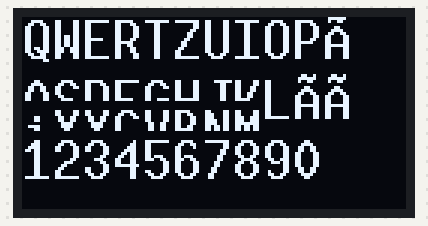
The sketch below on a simulated Arduino Uno, built with avr-gcc and run on an emulated ATmega328P. On the bench: 128×64 one-colour display.

Above: at 0.3 s.

The sketch:

frame_klasse.ino
```cpp
#include <Arduino.h>
#include "frame.hpp"
#include "testframe.hpp"
#include "mainframe.hpp"

Frame *frame;
float temp = 11.2;

void setup(void)
{
   frame = new TestFrame();
   frame->init();
   //kommen die Werte von Sensor.
   //frame->setTemperatur(15.2);
   //frame->setFeuchtigkeit(45);
   //frame->setLuftdruck(1000);

}

void loop(void)
{
  // picture loop
   frame->clear();

   //frame->setTemperatur(temp);

   frame->draw();

   temp += 0.2;

   delay(2000);
}
```

frame.cpp
```cpp
#include "frame.hpp"

//U8G2_SSD1306_128X64_NONAME_F_HW_I2C u8g2(U8G2_R0, /* reset=*/ U8X8_PIN_NONE);

Frame :: Frame()
 : changed(true)
{
   clU8g2 = new U8G2_SSD1306_128X64_NONAME_F_HW_I2C(U8G2_R0, /* reset=*/ U8X8_PIN_NONE);
   clU8g2->begin();
}

Frame :: ~Frame()
{
   delete clU8g2;
}

void Frame :: init()
{
   changed = true;
   // clU8g2->setFont(u8g2_font_6x10_mf);
   clU8g2->setFont(u8g2_font_10x20_mf);
   //clU8g2->setFont(u8g2_font_10x20_t_arabic);

   clU8g2->setFontRefHeightExtendedText();
   clU8g2->setDrawColor(1);
   clU8g2->setFontPosTop();
   clU8g2->setFontDirection(0);
}

void Frame :: clear()
{
   changed = true;
   clU8g2->clearBuffer();
}

void Frame :: draw()
{
   if (!changed)
      return;

   clear();
   paint();
   clU8g2->sendBuffer();

   changed = false;
}

void Frame :: paint()
{
   clU8g2->drawStr(0, 0, "Hello, new World!");
}
```

frame.hpp
```cpp
#ifndef __frame__
#define __frame__

#include <U8g2lib.h>

#ifdef U8X8_HAVE_HW_I2C
#include <Wire.h>
#endif

class Frame
{
public:
   Frame();
virtual
  ~Frame();

virtual void
   init();

virtual void
   clear();

virtual void
   draw();

protected:

U8G2_SSD1306_128X64_NONAME_F_HW_I2C *
   clU8g2;

virtual void
   paint();

bool
   changed;

};

#endif
```

keyboardframe.cpp
```cpp
#include "keyboardframe.hpp"

void KeyboardFrame :: paint()
{

}
```

keyboardframe.hpp
```cpp
#ifndef __keyboardframe__
#define __keyboardframe__

#include "frame.hpp"

class KeyboardFrame
 : public Frame
{

protected:
virtual void
   paint();

};

#endif
```

mainframe.cpp
```cpp
#include "mainframe.hpp";

MainFrame :: MainFrame()
 : clTemperatur(0),
   clFeuchtigkeit(0),
   clLuftdruck(0)
{
  //get Methode für Zeit, muss für ganze Feld extera initialisiert werden.
   for (unsigned int i = 0; i < MAXLENZEIT; ++i)
   {
      clZeit[i] = 0;
   }
}

MainFrame :: ~MainFrame()
{
}

//set Methode, es ist ein Feld und das gesamte Feld muss kopiert werden.
void MainFrame :: setZeit
 (
   const char zeit[]
 )
{
  for(int i = 0; i < MAXLENZEIT; ++i)
  {
    clZeit[i] = zeit[i];
  }
}

void MainFrame :: paint()
{
   //clU8g2->setFont(u8g2_font_unifont_t_arabic);

   clU8g2->drawLine(0, 30, 127,30);
   clU8g2->drawLine(0, 45, 127,45);
   clU8g2->drawLine(127/2, 30, 127/2,64);

   clU8g2->drawFrame(0,0,127,63);
   clU8g2->setFont(u8g2_font_10x20_mf);
  //Interger zu String umwandeln.
   char dummy[10];
   sprintf(dummy, "%3.1f °C", clTemperatur);

   clU8g2->drawUTF8(10,10, dummy);

   clU8g2->setFont(u8g2_font_6x10_mf);
   //2d zwei stellen interger zahl.
   sprintf(dummy, "%2d %%", clFeuchtigkeit);
   clU8g2->drawUTF8(69, 50, dummy);

   clU8g2->setFont(u8g2_font_6x10_mf);
   clU8g2->drawUTF8(69, 35, "Hallo");

   clU8g2->setFont(u8g2_font_6x10_mf);
   sprintf(dummy, "%4d hPa", clLuftdruck);
   clU8g2->drawUTF8(5,50, dummy);

   clU8g2->setFont(u8g2_font_6x10_mf);
   clU8g2->drawUTF8(5, 35, clZeit);

   //clU8g2->setFont(u8g2_font_unifont_t_emoticons);
   //clU8g2->setFont(u8g2_font_emoticons21_tr);
   // clU8g2->drawUTF8(10, 10, "0");
}
```

mainframe.hpp
```cpp
#ifndef __mainframe__
#define __mainframe__

#include "frame.hpp"

//maximale länge für String
#define MAXLENZEIT 9

//Member variable
class MainFrame
 : public Frame
{

public:
   MainFrame();

virtual
  ~MainFrame();

virtual const char *
    getZeit() const { return clZeit; }

virtual const float &
   getTemperatur() const { return clTemperatur; }

virtual const unsigned int &
   getLuftdruck() const { return clLuftdruck; }

virtual const unsigned int &
   getFeuchtigkeit() const { return clFeuchtigkeit; }

virtual void
   setZeit(const char[]);

virtual void
//Temperatur, luftdruck und feuchtigkeit sind konstant.
   setTemperatur(const float &temperatur){ clTemperatur = temperatur; }

virtual void
   setLuftdruck(unsigned int luftdruck){ clLuftdruck = luftdruck; }

virtual void
   setFeuchtigkeit(unsigned int feuchtigkeit){ clFeuchtigkeit = feuchtigkeit; }


protected:
virtual void
   paint();

float
   clTemperatur;
unsigned int
   clFeuchtigkeit;
unsigned int
   clLuftdruck;
char
   clZeit[MAXLENZEIT];


};

#endif
```

testframe.cpp
```cpp
#include "testframe.hpp"

TestFrame :: TestFrame()
 : Frame()
{
}

TestFrame :: ~TestFrame()
{

}

void TestFrame :: paint()
{
   clU8g2->drawStr(0, 0, "QWERTZUIOPÜ");
   clU8g2->drawStr(0, 20, "ASDFGHJKLÖÄ");
   clU8g2->drawStr(0, 30, "iYXCVBNM");
   clU8g2->drawStr(0, 40, "1234567890");
   //clU8g2->drawStr(0, 50, "-/;:()$&@.,?!'");
   //clU8g2->drawStr(0, 60, "[]{}#%^*+=");
   // clU8g2->drawStr(0, 70, "_\~<>  .");
}
                              
```

testframe.hpp
```cpp
#ifndef __testframe__
#define __testframe__

#include "frame.hpp"

class TestFrame
  : public Frame
{
public:
   TestFrame();
virtual
  ~TestFrame();

protected:
virtual void
   paint();
};

#endif
```
